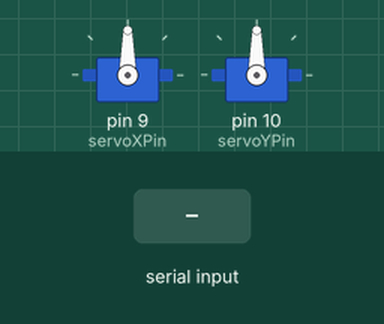
Bench run of a sketch on a simulated Arduino Uno, built with avr-gcc and run on an emulated ATmega328P. Parts: 2 × servo. Inputs (shaded band) come from the test bench.

Above: at 2.2 s.
2.3 s: "90,45\n" received over Serial
At 2.8 s:
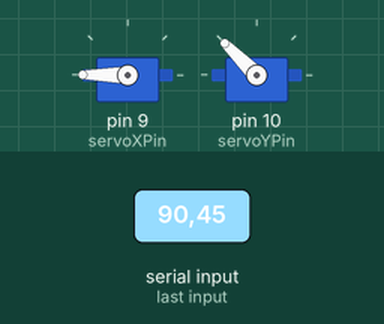
3.8 s: "30,150\n" received over Serial
At 5.1 s:
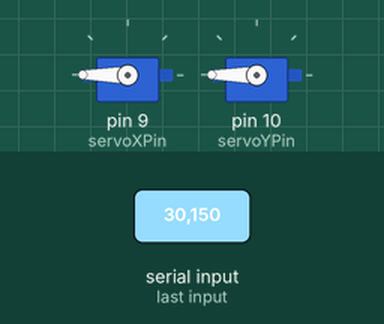
Timing chart, 0 to 6.8 s (numbered marks = the images above; inputs shaded):
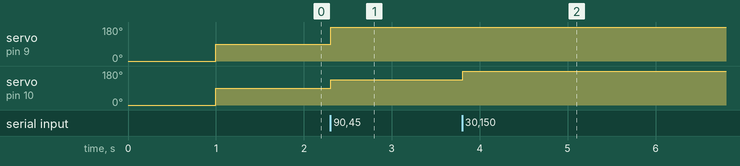

The sketch:

turret_duino_baseline.ino
```cpp
#include <Servo.h>

Servo servoX;
Servo servoY;

int posX = 90;
int posY = 90;

int commandX = 0;
int commandY = 0;

int servoXPin = 9;
int servoYPin = 10;

void setup() {
  Serial.begin(9600);
  servoX.attach(servoXPin);
  servoY.attach(servoYPin);

  // Center servos
  servoX.write(0);
  servoY.write(0);
  delay(1000);
  servoX.write(90);
  servoY.write(90);
}

void loop() {
  if (Serial.available() > 0) {
    String data = Serial.readStringUntil('\n'); // Read until newline
    data.trim();

    int commaIndex = data.indexOf(',');
    if (commaIndex > 0) {
      String xStr = data.substring(0, commaIndex);
      String yStr = data.substring(commaIndex + 1);

      commandX = xStr.toInt(); // Convert to integer
      commandY = yStr.toInt();

      // Update servo positions based on error
      posX += int(commandX);
      posY += int(commandY);

      // Constrain to valid servo range
      posX = constrain(posX, 0, 180);
      posY = constrain(posY, 0, 180);

      // Move servos
      servoX.write(posX);
      servoY.write(posY);
    }
  }
}
```

Measured:
- after the input at 2.3 s, servo on pin 9 (servoXPin): 90° → 180° at once; servo on pin 10 (servoYPin): 90° → 135° at once
- after the input at 3.8 s, servo on pin 10 (servoYPin): 135° → 180° at once
